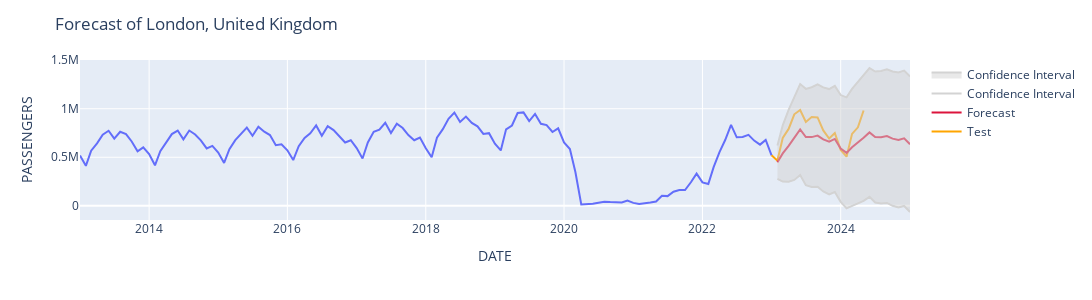
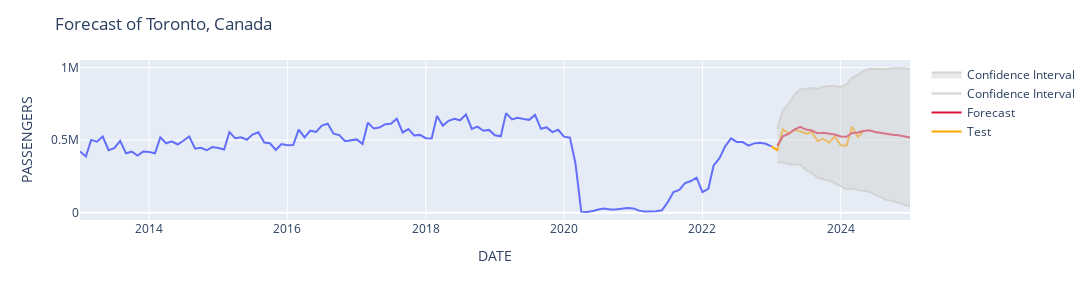
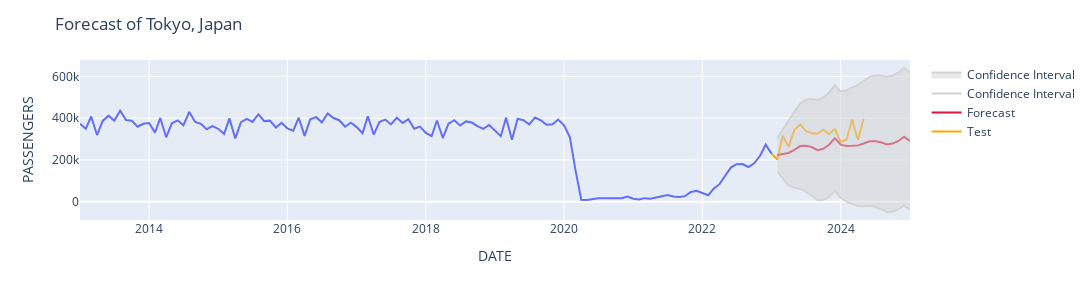
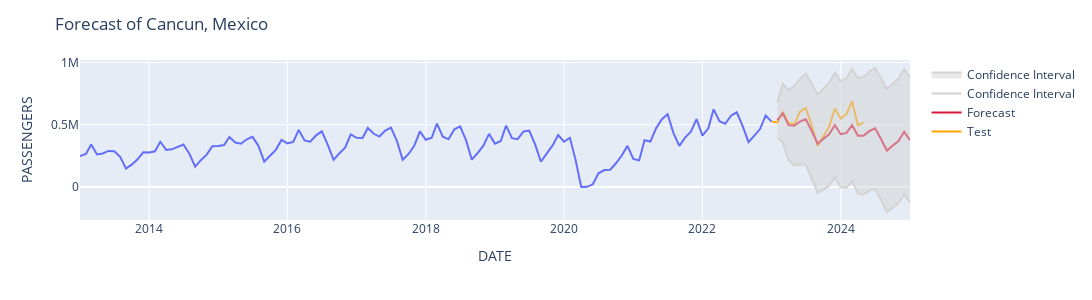

Notebook cell for these charts, in order:
### Markdown cell above
From the custom function to find the best SARIMA model parameters, 2 years of data are forecasted for each destinations and the results are shown on the plot compared to the test data.

### Code cell
# forecast of 2 years with less than 24 months missing
df_fit=[]
names = df_main.columns

for i, dest in enumerate(names):
    train, test, fit, ci = smodel(i,24)
    df_fit.append(fit)

    fig = px.line(train, x=train.index, y=dest)

    fig.add_trace(
        go.Scatter(x=test.index , y=test[dest], name='Test', mode='lines', line_color='orange'))

    fig.add_trace(
        go.Scatter(x=fit.index , y=fit, name='Forecast', mode='lines', line_color='crimson'))

    fig.add_trace(
        go.Scatter(x=fit.index, y=ci[:,[0]].flatten(), name='Confidence Interval', fill=None, mode='lines', line_color='lightgray'))

    fig.add_trace(
        go.Scatter(x=fit.index, y=ci[:,[1]].flatten(), name='Confidence Interval', fill='tonexty', mode='lines', line_color='lightgray'))

    fig.update_layout(
        title=f'Forecast of {dest}',
        yaxis_title='PASSENGERS',
        width=1600,
        height=300
    )
    fig.show()

df_fit = pd.concat(df_fit, axis=1)
df_fit.columns = [names]
